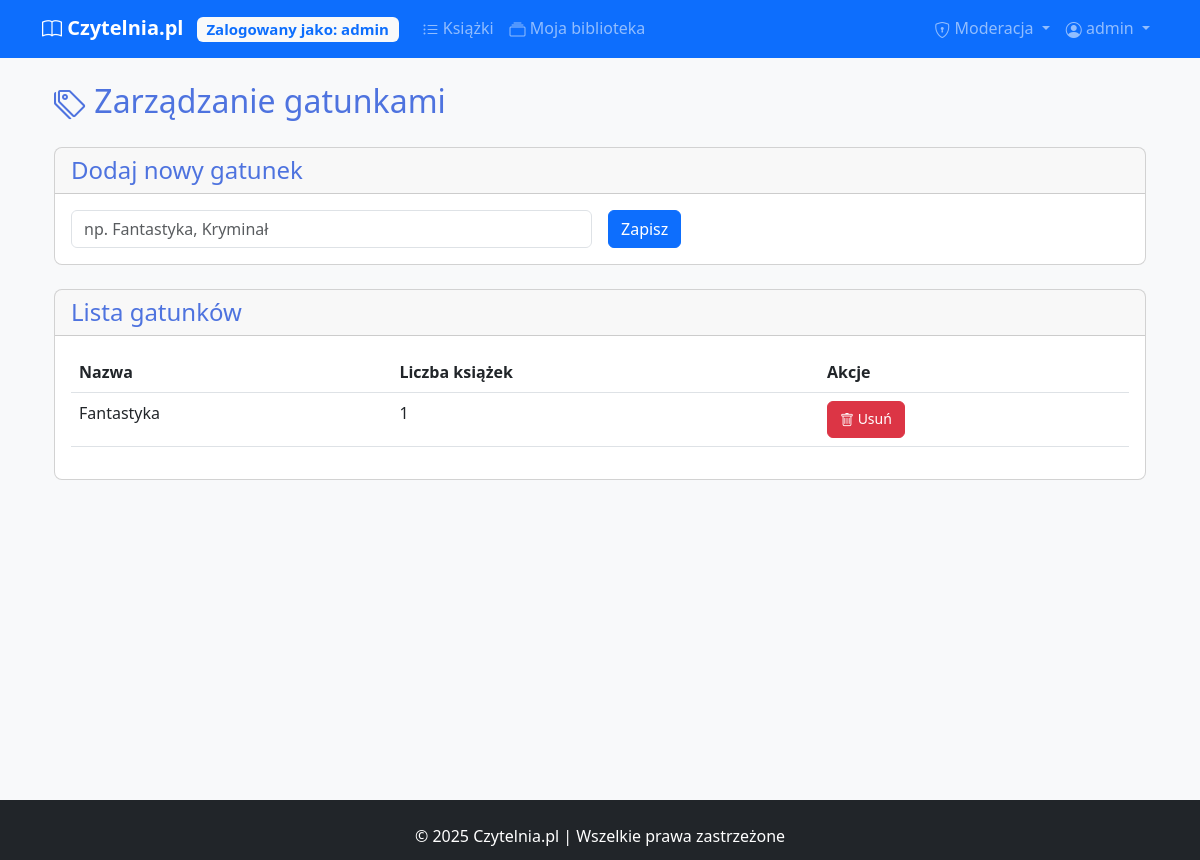
Screenshot of /manage/genres (signed in) with the database file from the repository.
### models.py (models this page shows)
class User(UserMixin, db.Model):
    __tablename__ = 'users'
    id = db.Column(db.Integer, primary_key=True)
    username = db.Column(db.String(50), unique=True, nullable=False)
    password = db.Column(db.String(100), nullable=False)
    is_moderator = db.Column(db.Boolean, default=False)
    library_books = db.relationship(
        'UserLibrary',
        backref='library_user',
        lazy=True,
        cascade='all, delete-orphan'
    )
    reviews = db.relationship('Review', backref='review_user', lazy=True)

class Genre(db.Model):
    __tablename__ = 'genres'
    id = db.Column(db.Integer, primary_key=True)
    name = db.Column(db.String(50), unique=True, nullable=False)
    books = db.relationship('Book', secondary='book_genres', backref=db.backref('genres', lazy=True))

### app.py (the view)
@app.route('/manage/genres')
@login_required
def manage_genres():
    if not current_user.is_moderator:
        abort(403)
    genres = Genre.query.order_by(Genre.name).all()
    form = GenreForm()
    return render_template('manage_genres.html', genres=genres, form=form)

### app.py (shortened to what this page needs)
class GenreForm(FlaskForm):
    name = StringField('Nazwa gatunku', validators=[DataRequired(), Length(max=50)])
    submit = SubmitField('Zapisz')

### app.py (called while the page is built)
@login_manager.user_loader
def load_user(user_id):
    return User.query.get(int(user_id))

### templates/manage_genres.html (shortened to what this page needs)
{% extends "base.html" %}
{% block content %}
<div class="container">
    <h2><i class="bi bi-tags"></i> Zarządzanie gatunkami</h2>
    <div class="card mt-4">
        <div class="card-header">
            <h4 class="mb-0">Dodaj nowy gatunek</h4>
        </div>
        <div class="card-body">
            <form method="POST" action="{{ url_for('add_genre') }}">
                <div class="row g-3 align-items-center">
                    <div class="col-md-6">
                        {{ form.name(class="form-control", placeholder="np. Fantastyka, Kryminał") }}
                    </div>
                    <div class="col-md-6">
                        {{ form.submit(class="btn btn-primary") }}
                    </div>
                </div>
            </form>
        </div>
    </div>
    <div class="card mt-4">
        <div class="card-header">
            <h4 class="mb-0">Lista gatunków</h4>
        </div>
        <div class="card-body">
            {% if genres %}
            <div class="table-responsive">
                <table class="table table-hover">
                    <thead>
                        <tr>
                            <th>Nazwa</th>
                            <th>Liczba książek</th>
                            <th>Akcje</th>
                        </tr>
                    </thead>
                    <tbody>
                        {% for genre in genres %}
                        <tr>
                            <td>{{ genre.name }}</td>
                            <td>{{ genre.books|length }}</td>
                            <td>
                                <form method="POST" action="{{ url_for('delete_genre', genre_id=genre.id) }}"
                                      onsubmit="return confirm('Czy na pewno chcesz usunąć ten gatunek?');">
                                    <button type="submit" class="btn btn-sm btn-danger">
                                        <i class="bi bi-trash"></i> Usuń
                                    </button>
                                </form>
                            </td>
                        </tr>
                        {% endfor %}
                    </tbody>
                </table>
            </div>
            {% else %}
            <div class="alert alert-info">Brak gatunków w bazie danych</div>
            {% endif %}
        </div>
    </div>
</div>
{% endblock %}

### templates/base.html (shortened to what this page needs)
<!DOCTYPE html>
<html lang="pl">
<head>
    <link href="{{ url_for('static', filename='css/style.css') }}" rel="stylesheet">
    <link href="https://cdn.jsdelivr.net/npm/bootstrap@5.3.0/dist/css/bootstrap.min.css" rel="stylesheet">
    <link rel="stylesheet" href="https://cdn.jsdelivr.net/npm/bootstrap-icons@1.10.0/font/bootstrap-icons.css">
    <link rel="stylesheet" href="{{ url_for('static', filename='css/style.css') }}">
</head>
<body class="d-flex flex-column min-vh-100 bg-light">
    <nav class="navbar navbar-expand-lg navbar-dark bg-primary mb-4">
        <div class="container">
            <a class="navbar-brand" href="{{ url_for('home') }}">
                <i class="bi bi-book"></i> Czytelnia.pl
                {% if current_user.is_authenticated %}
                <span class="badge bg-light text-primary ms-2">Zalogowany jako: {{ current_user.username }}</span>
                {% endif %}
            </a>
            <div class="collapse navbar-collapse" id="navbarNav">
                <ul class="navbar-nav me-auto">
                    <li class="nav-item">
                        <a class="nav-link" href="{{ url_for('book_list') }}">
                            <i class="bi bi-list-ul"></i> Książki
                        </a>
                    </li>
                    {% if current_user.is_authenticated %}
                    <li class="nav-item">
                        <a class="nav-link" href="{{ url_for('my_library') }}">
                            <i class="bi bi-collection"></i> Moja biblioteka
                        </a>
                    </li>
                    {% endif %}
                </ul>
                <ul class="navbar-nav">
                    {% if current_user.is_authenticated %}
                    {% if current_user.is_moderator %}
                    <li class="nav-item dropdown">
                        <a class="nav-link dropdown-toggle" href="#" id="moderatorDropdown" role="button" data-bs-toggle="dropdown">
                            <i class="bi bi-shield-lock"></i> Moderacja
                        </a>
                    </li>
                    {% endif %}
                    <li class="nav-item dropdown">
                      <a class="nav-link dropdown-toggle" href="#" id="navbarDropdown" role="button" data-bs-toggle="dropdown">
                          <i class="bi bi-person-circle"></i> {{ current_user.username }}
                      </a>
                  </li>
                  {% endif %}
              </ul>
            </div>
        </div>
    </nav>
    <main class="container mb-5">
        {% block content %}{% endblock %}
    </main>
    <footer class="bg-dark text-white py-4 mt-auto">
        <div class="container text-center">
            <p class="mb-0">&copy; 2025 Czytelnia.pl | Wszelkie prawa zastrzeżone</p>
        </div>
    </footer>
</body>
</html>

### static/css/style.css (style rules this page uses)
:root { --primary-color: #4e73df; --secondary-color: #858796; --success-color: #1cc88a; --info-color: #36b9cc; --warning-color: #f6c23e; --danger-color: #e74a3b; }
html { position: relative; min-height: 100%; }
body { margin-bottom: 60px; }
footer { position: absolute; bottom: 0; width: 100%; height: 60px; }
.navbar-brand { font-weight: 700; }
.card { transition: transform 0.3s ease, box-shadow 0.3s ease; border-radius: 0.5rem; overflow: hidden; }
.btn { border-radius: 0.375rem; padding: 0.375rem 0.75rem; }
h1, h2, h3, h4, h5, h6 { color: var(--primary-color); }
.bi { vertical-align: middle; }

### rows the page displays
User: username "admin"
Genre: name "Fantastyka", books|length "1"
